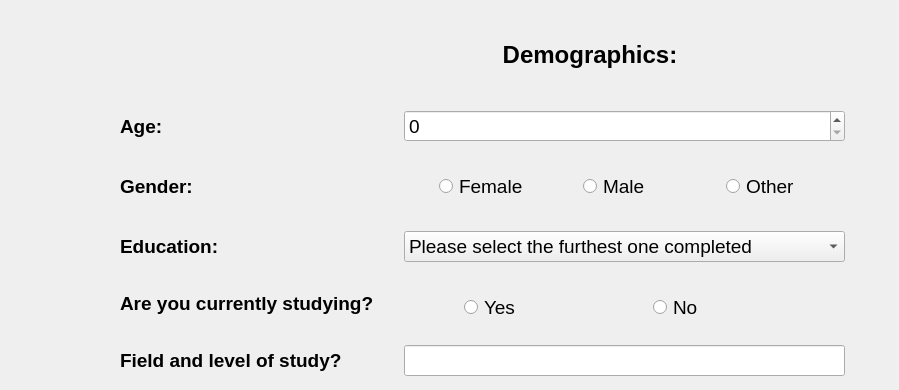
    <widget class="QWidget" name="demographics">
     <widget class="QWidget" name="demoLayoutContainer" native="true">
      <property name="geometry">
       <rect>
        <x>110</x>
        <y>100</y>
        <width>751</width>
        <height>281</height>
       </rect>
      </property>
      <widget class="QWidget" name="formLayoutWidget_2">
       <property name="geometry">
        <rect>
         <x>10</x>
         <y>10</y>
         <width>725</width>
         <height>321</height>
        </rect>
       </property>
       <property name="font">
        <font>
         <pointsize>14</pointsize>
        </font>
       </property>
       <layout class="QFormLayout" name="demoFormLayout">
        <property name="horizontalSpacing">
         <number>30</number>
        </property>
        <property name="verticalSpacing">
         <number>30</number>
        </property>
        <item row="0" column="0">
         <widget class="QLabel" name="ageLabel">
          <property name="font">
           <font>
            <family>Arial</family>
            <pointsize>14</pointsize>
            <weight>75</weight>
            <bold>true</bold>
           </font>
          </property>
          <property name="text">
           <string>Age:</string>
          </property>
         </widget>
        </item>
        <item row="0" column="1">
         <widget class="QSpinBox" name="ageSpinBox">
          <property name="font">
           <font>
            <family>Arial</family>
            <pointsize>14</pointsize>
           </font>
          </property>
          <property name="minimum">
           <number>0</number>
          </property>
          <property name="maximum">
           <number>99</number>
          </property>
          <property name="value">
           <number>0</number>
          </property>
         </widget>
        </item>
        <item row="1" column="0">
         <widget class="QLabel" name="genderLabel">
          <property name="font">
           <font>
            <family>Arial</family>
            <pointsize>14</pointsize>
            <weight>75</weight>
            <bold>true</bold>
           </font>
          </property>
          <property name="text">
           <string>Gender:</string>
          </property>
         </widget>
        </item>
        <item row="1" column="1">
         <layout class="QHBoxLayout" name="genderLayout">
          <property name="spacing">
           <number>25</number>
          </property>
          <property name="leftMargin">
           <number>35</number>
          </property>
          <item>
           <widget class="QRadioButton" name="femaleRadio">
            <property name="font">
             <font>
              <family>Arial</family>
              <pointsize>14</pointsize>
             </font>
            </property>
            <property name="text">
             <string>Female</string>
            </property>
           </widget>
          </item>
          <item>
           <widget class="QRadioButton" name="maleRadio">
            <property name="font">
             <font>
              <family>Arial</family>
              <pointsize>14</pointsize>
             </font>
            </property>
            <property name="text">
             <string>Male</string>
            </property>
           </widget>
          </item>
          <item>
           <widget class="QRadioButton" name="otherRadio">
            <property name="font">
             <font>
              <family>Arial</family>
              <pointsize>14</pointsize>
             </font>
            </property>
            <property name="text">
             <string>Other</string>
            </property>
           </widget>
          </item>
         </layout>
        </item>
        <item row="2" column="0">
         <widget class="QLabel" name="educationLabel">
          <property name="font">
           <font>
            <family>Arial</family>
            <pointsize>14</pointsize>
            <weight>75</weight>
            <bold>true</bold>
           </font>
          </property>
          <property name="text">
           <string>Education:</string>
          </property>
         </widget>
        </item>
        <item row="2" column="1">
         <widget class="QComboBox" name="educationList">
          <property name="font">
           <font>
            <family>Arial</family>
            <pointsize>14</pointsize>
           </font>
          </property>
          <item>
           <property name="text">
            <string>Please select the furthest one completed</string>
           </property>
          </item>
          <item>
           <property name="text">
            <string>None of the above</string>
           </property>
          </item>
          <item>
           <property name="text">
            <string>GCSEs</string>
           </property>
          </item>
          <item>
           <property name="text">
            <string>A levels</string>
           </property>
          </item>
          <item>
           <property name="text">
            <string>Bachelors</string>
           </property>
          </item>
          <item>
           <property name="text">
            <string>Masters</string>
           </property>
          </item>
          <item>
           <property name="text">
            <string>Phd</string>
           </property>
          </item>
         </widget>
        </item>
        <item row="3" column="0">
         <widget class="QLabel" name="studentLabel">
          <property name="font">
           <font>
            <family>Arial</family>
            <pointsize>14</pointsize>
            <weight>75</weight>
            <bold>true</bold>
           </font>
          </property>
          <property name="text">
           <string>Are you currently studying?</string>
          </property>
          <property name="wordWrap">
           <bool>false</bool>
          </property>
         </widget>
        </item>
        <item row="3" column="1">
         <widget class="QWidget" name="yesNoStudentContainer" native="true">
          <widget class="QWidget" name="layoutWidget">
           <property name="geometry">
            <rect>
             <x>0</x>
             <y>0</y>
             <width>428</width>
             <height>32</height>
            </rect>
           </property>
           <layout class="QHBoxLayout" name="yesNoStudentLayout">
            <property name="spacing">
             <number>10</number>
            </property>
            <property name="leftMargin">
             <number>60</number>
            </property>
            <item>
             <widget class="QRadioButton" name="yesStudentRadio">
              <property name="text">
               <string>Yes</string>
              </property>
             </widget>
            </item>
            <item>
             <widget class="QRadioButton" name="noStudentRadio">
              <property name="text">
               <string>No</string>
              </property>
             </widget>
            </item>
           </layout>
          </widget>
         </widget>
        </item>
        <item row="4" column="0">
         <widget class="QLabel" name="fieldOfStudyLabel">
          <property name="font">
           <font>
            <family>Arial</family>
            <pointsize>14</pointsize>
            <weight>75</weight>
            <bold>true</bold>
           </font>
          </property>
          <property name="text">
           <string>Field and level of study?</string>
          </property>
         </widget>
        </item>
        <item row="4" column="1">
         <widget class="QLineEdit" name="fieldOfStudyLine">
          <property name="font">
           <font>
            <family>Arial</family>
            <pointsize>14</pointsize>
           </font>
          </property>
         </widget>
        </item>
       </layout>
      </widget>
     </widget>
     <widget class="QWidget" name="demoWarnings" native="true">
      <property name="geometry">
       <rect>
        <x>60</x>
        <y>100</y>
        <width>50</width>
        <height>281</height>
       </rect>
      </property>
      <widget class="QLabel" name="genderWarning">
       <property name="geometry">
        <rect>
         <x>10</x>
         <y>70</y>
         <width>31</width>
         <height>31</height>
        </rect>
       </property>
       <property name="text">
        <string/>
       </property>
       <property name="pixmap">
        <pixmap>warning.png</pixmap>
       </property>
       <property name="scaledContents">
        <bool>true</bool>
       </property>
      </widget>
      <widget class="QLabel" name="ageWarning">
       <property name="geometry">
        <rect>
         <x>10</x>
         <y>10</y>
         <width>31</width>
         <height>31</height>
        </rect>
       </property>
       <property name="text">
        <string/>
       </property>
       <property name="pixmap">
        <pixmap>warning.png</pixmap>
       </property>
       <property name="scaledContents">
        <bool>true</bool>
       </property>
      </widget>
      <widget class="QLabel" name="educationWarning">
       <property name="geometry">
        <rect>
         <x>10</x>
         <y>130</y>
         <width>31</width>
         <height>31</height>
        </rect>
       </property>
       <property name="text">
        <string/>
       </property>
       <property name="pixmap">
        <pixmap>warning.png</pixmap>
       </property>
       <property name="scaledContents">
        <bool>true</bool>
       </property>
      </widget>
      <widget class="QLabel" name="studentWarning">
       <property name="geometry">
        <rect>
         <x>10</x>
         <y>185</y>
         <width>31</width>
         <height>31</height>
        </rect>
       </property>
       <property name="text">
        <string/>
       </property>
       <property name="pixmap">
        <pixmap>warning.png</pixmap>
       </property>
       <property name="scaledContents">
        <bool>true</bool>
       </property>
      </widget>
      <widget class="QLabel" name="fieldOfStudyWarning">
       <property name="geometry">
        <rect>
         <x>10</x>
         <y>240</y>
         <width>31</width>
         <height>31</height>
        </rect>
       </property>
       <property name="text">
        <string/>
       </property>
       <property name="pixmap">
        <pixmap>warning.png</pixmap>
       </property>
       <property name="scaledContents">
        <bool>true</bool>
       </property>
      </widget>
     </widget>
     <widget class="QLabel" name="demographicsPageTitle">
      <property name="geometry">
       <rect>
        <x>290</x>
        <y>30</y>
        <width>600</width>
        <height>50</height>
       </rect>
      </property>
      <property name="font">
       <font>
        <pointsize>18</pointsize>
        <weight>75</weight>
        <bold>true</bold>
       </font>
      </property>
      <property name="text">
       <string>Demographics:</string>
      </property>
      <property name="alignment">
       <set>Qt::AlignCenter</set>
      </property>
     </widget>
    </widget>
